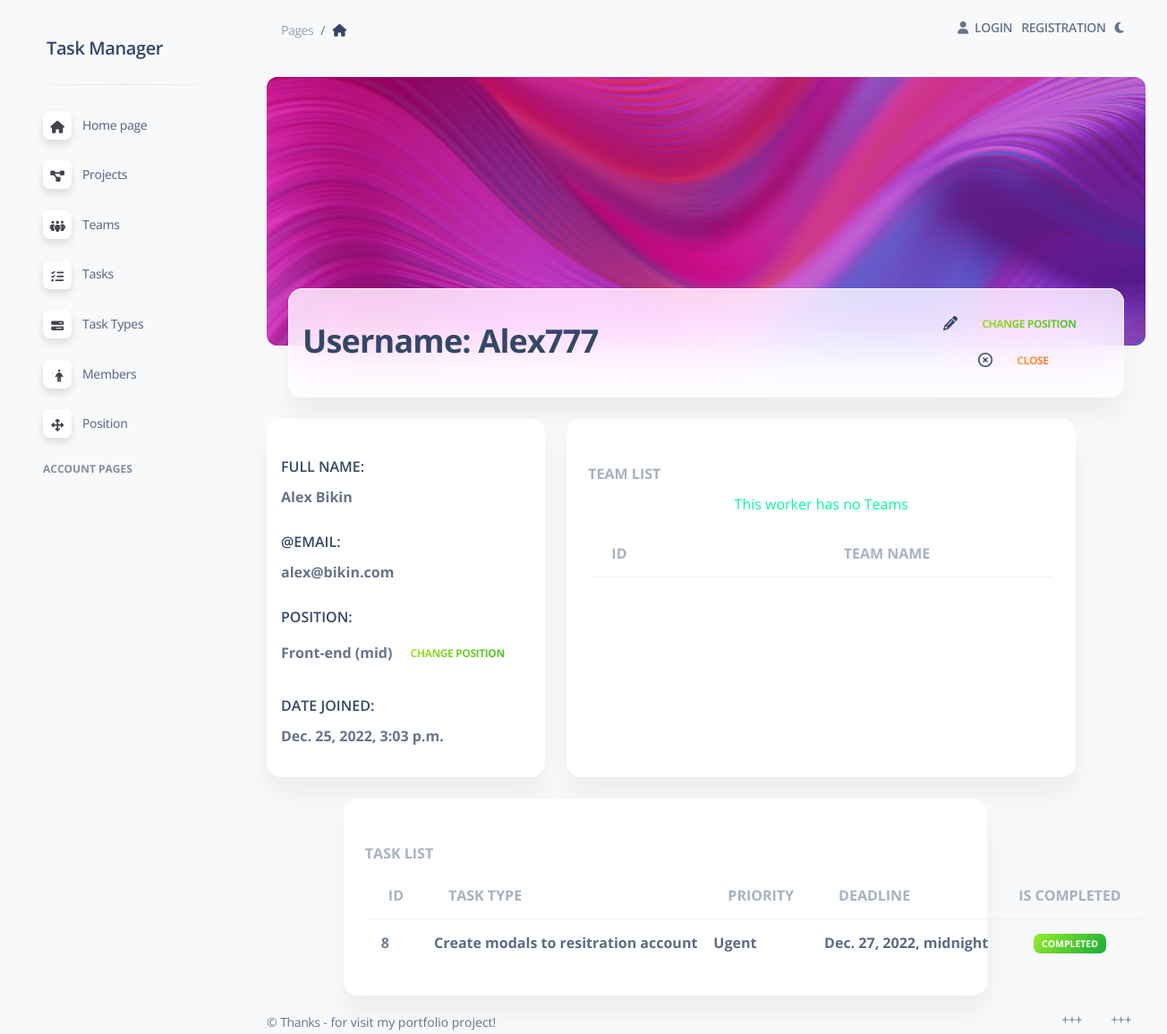
The app's page /task_manager/workers/17/ with its own data.
### task_manager/models.py (models this page shows, shortened)
class Worker(AbstractUser):
    position = models.ForeignKey(
        Position,
        on_delete=models.CASCADE,
        related_name="workers",
        null=True,
    )
    class Meta:
        ordering = ["username"]
        verbose_name = "Worker"
        verbose_name_plural = "Workers"

class Position(models.Model):
    name = models.CharField(max_length=70)
    class Meta:
        ordering = ["name"]
        constraints = [
            UniqueConstraint(
                name="unique_position_name", fields=["name"]
            )
        ]
    def __str__(self) -> str:
        return self.name

class Task(models.Model):
    TASK_PRIORITY_CHOICES = (
        ("Ugent", "Ugent priority task"),
        ("High", "High priority task"),
        ("Medium", "Medium priority task"),
        ("Low", "Low priority task"),
        ("Lowest", "Lowest priority task"),
    )
    description = models.TextField(blank=True, null=True)
    deadline = models.DateTimeField(blank=True, null=True)
    is_completed = models.BooleanField(default=False)
    priority = models.CharField(max_length=6, choices=TASK_PRIORITY_CHOICES)
    task_type = models.ForeignKey(
        TaskType, on_delete=models.CASCADE,
        related_name="tasks",
        null=True,
    )
    assignees = models.ManyToManyField(
        settings.AUTH_USER_MODEL,
        related_name="tasks",
    )
    projects = models.ForeignKey(
        Project,
        on_delete=models.CASCADE,
        related_name="tasks",
        null=True,
    )
    class Meta:
        ordering = ["deadline"]

class TaskType(models.Model):
    name = models.CharField(max_length=70)
    class Meta:
        ordering = ["name"]
        constraints = [
            UniqueConstraint(
                name="unique_task_type_name", fields=["name"]
            )
        ]
    def __str__(self) -> str:
        return self.name

### task_manager/views.py (the view)
class WorkerDetailView(generic.DetailView):
    model = Worker
    queryset = Worker.objects.all().prefetch_related("tasks__task_type", "teams").select_related("position")

### task_manager/context_processors.py (called while the page is built)
def cfg_assets_root(request):
    return {"ASSETS_ROOT": settings.ASSETS_ROOT}

### templates/task_manager/worker_detail.html (shortened to what this page needs)
{% extends "base.html" %}
{% block content %}
    <div class="container-fluid">
      <div class="page-header min-height-300 border-radius-lg mt-4" style="background-image: url('{{ ASSETS_ROOT }}/img/curved-images/curved0.jpg'); background-position-y: 50%;">
        <span class="mask bg-gradient-primary opacity-6"></span>
      </div>
      <div class="card card-body blur shadow-blur mx-4 mt-n6 overflow-hidden">
        <div class="row gx-4">
          <div class="col-auto my-auto">
            <div class="h-100">
              <h2 class="mb-1">
                Username: {{ worker.username }}
              </h2>
            </div>
          </div>
          <div class="col-lg-3 col-md-2 my-sm-auto ms-sm-auto me-sm-0 mx-auto mt-3">
            <div class="nav-wrapper position-relative end-0">
              <ul class="nav nav-pills nav-fill p-1 bg-transparent" role="tablist">
                <li class="nav-item">
                  <a href="{% url 'task_manager:position-update' pk=worker.id %}">
                    <i class="fas fa-pencil-alt text-dark me-2" style="margin: 0" aria-hidden="true"></i>
                    <span class="btn btn-link text-success text-gradient text-xl px-3 mb-0">Change Position</span>
                  </a>
                </li>
                <li class="nav-item">
                  <a href="{% url 'task_manager:worker-list' %}">
                    <i class="fa-regular fa-circle-xmark text-dark m-2" style="margin: 0" aria-hidden="true"></i>
                    <span class="btn btn-link text-warning text-gradient text-xl px-3 mb-0">Close</span>
                  </a>
                </li>
              </ul>
            </div>
          </div>
        </div>
        </div>
      </div>
    <div class="container-fluid col-12 py-4">
      <div class="row">
        <div class="col-12 col-xl-4">
          <div class="card h-100">
            <div class="card-body p-3">
             <h6 class="text-uppercase mt-4">Full Name:</h6>
             <h6 class="text-body text-xl font-weight-bolder">{{ worker.first_name }} {{ worker.last_name }}</h6>
             <h6 class="text-uppercase mt-4">@Email:</h6>
             <h6 class="text-body text-xl font-weight-bolder">{{ worker.email }}</h6>
             <h6 class="text-uppercase mt-4">Position: </h6>
             <h6 class="text-body text-xl font-weight-bolder">{{ worker.position }}
               <a class="col" href="{% url 'task_manager:position-update' pk=worker.id %}">
                 <span class="btn btn-link text-success text-gradient text-xl px-3 mb-0">Change Position</span>
               </a></h6>
             <h6 class="text-uppercase mt-4">Date joined:</h6>
             <h6 class="text-body text-xl font-weight-bolder">{{ worker.date_joined }}</h6>
            </div>
          </div>
      </div>
        <div class="container-fluid col-8">
          <div class="row col-11 py-xxl min-height-400">
            <div class="col-xxl-12">
              <div class="card mb-2 py-4 h-100">
                <div class="card-header pb-0 ">
                  <h6 class="text-uppercase text-secondary text-xl font-weight-bolder opacity-7">Team list</h6>
                </div>
                  <table class="container table align-items-center mb-0">
                    <thead>
                      <tr>
                        <th class="text-uppercase text-secondary text-xl font-weight-bolder opacity-7" style="text-align: left">id</th>
                        <th class="text-uppercase text-secondary text-xl font-weight-bolder opacity-7 col-6" >Team name</th>
                      </tr>
                    </thead>
                      <tbody>
                        {% for team in worker.teams.all %}
                        <tr>
                          <td class="text-dark text-xl font-weight-bolder opacity-7" >
                            <div class="d-flex px-2 py-1">
                              <div class="d-flex flex-column justify-content-right">
                                {{ team.id }}
                              </div>
                            </div>
                          </td>
                          <td class="text-dark text-xl font-weight-bolder opacity-8" style="text-align: center">
                            <div class="col-3">
                                {{ team.name }}
                            </div>
                          </td>
                        </tr>
                        {% empty %}
                          <p style="text-align: center; color: mediumspringgreen">This worker has no Teams</p>
                        {% endfor %}
                      </tbody>
                    </table>
                  </div>
                </div>
              </div>
            </div>
          </div>
        </div>
        <div class="container-fluid col-10 py-xxl ">
          <div class="row col-11 py-xxl">
            <div class="container-fluid col-xxl-12">
              <div class="card mb-2 py-4 h-100">
                <div class="card-header pb-0 ">
                  <h6 class="text-uppercase text-secondary text-xl font-weight-bolder opacity-7">Task list</h6>
                </div>
                  <table class=" container table align-items-center mb-0">
                    <thead>
                      <tr>
                        <th class="text-uppercase text-secondary text-xl font-weight-bolder opacity-7">id</th>
                        <th class="text-uppercase text-secondary text-xl font-weight-bolder opacity-7 ">Task Type</th>
                        <th class="text-uppercase text-secondary text-xl font-weight-bolder opacity-7 col-3">Priority</th>
                        <th class="text-uppercase text-secondary text-xl font-weight-bolder opacity-7 col-3">Deadline</th>
                        <th class="text-uppercase text-secondary text-xl font-weight-bolder opacity-7 col-1">Is Completed</th>
                      </tr>
                    </thead>
                      <tbody>
                        {% for task in worker.tasks.all %}
                        <tr>
                          <td class="text-dark text-xl font-weight-bolder opacity-7 col-2" style="text-align: center">
                            <div class="d-flex px-2 py-1">
                              <div class="d-flex flex-column justify-content-right">
                                {{ task.id }}
                              </div>
                            </div>
                          </td>
                          <td class="text-dark text-xl font-weight-bolder opacity-8" style="text-align: center">
                            <div class="col-6">
                                {{ task.task_type }}
                            </div>
                          </td>
                          <td class="text-dark text-xl font-weight-bolder opacity-8" style="text-align: center">
                            <div class="col-4">
                                {{ task.priority }}
                            </div>
                          </td>
                          <td class="text-dark text-xl font-weight-bolder opacity-8" style="text-align: center">
                            <div class="col-2">
                                {{ task.deadline }}
                            </div>
                          </td>
                            {% if task.is_completed == True %}
                            <td class="align-middle text-center text-sm">
                              <span class="badge badge-sm bg-gradient-success">Completed</span>
                            </td>
                              {% else %}
                            <td class="align-middle text-center text-sm">
                              <span class="badge badge-sm bg-gradient-secondary">Incomplete</span>
                            </td>
                            {% endif %}
                        </tr>
                        {% empty %}
                          <p style="text-align: center; color: mediumspringgreen">This worker has no Tasks!</p>
                        {% endfor %}
                      </tbody>
                    </table>
                  </div>
                </div>
              </div>
            </div>
{% endblock content %}

### static/assets/css/dark-theme-core.css (style rules this page uses)
body { transition: background-color 200ms ease-in; }

### records on screen
Worker: username "Alex777", first_name "Alex", last_name "Bikin", email "alex@bikin.com", position "Front-end (mid)", date_joined "Dec. 25, 2022, 3:03 p.m."
Task: id "8", task_type "Create modals to resitration account", priority "Ugent", deadline "Dec. 27, 2022, midnight", is_completed "COMPLETED"
